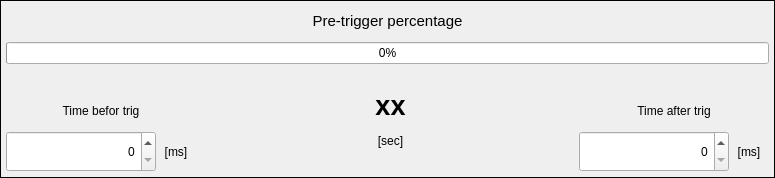
<?xml version="1.0" encoding="UTF-8"?>
<ui version="4.0">
 <class>SettingPreTriggerPercentage</class>
 <widget class="QFrame" name="SettingPreTriggerPercentage">
  <property name="geometry">
   <rect>
    <x>0</x>
    <y>0</y>
    <width>775</width>
    <height>178</height>
   </rect>
  </property>
  <property name="windowTitle">
   <string>Form</string>
  </property>
  <property name="frameShape">
   <enum>QFrame::Box</enum>
  </property>
  <layout class="QGridLayout" name="gridLayout">
   <property name="leftMargin">
    <number>5</number>
   </property>
   <property name="topMargin">
    <number>5</number>
   </property>
   <property name="rightMargin">
    <number>5</number>
   </property>
   <property name="bottomMargin">
    <number>5</number>
   </property>
   <item row="2" column="1" colspan="5">
    <widget class="QLabel" name="labelFlow">
     <property name="sizePolicy">
      <sizepolicy hsizetype="Preferred" vsizetype="Fixed">
       <horstretch>0</horstretch>
       <verstretch>0</verstretch>
      </sizepolicy>
     </property>
     <property name="minimumSize">
      <size>
       <width>50</width>
       <height>0</height>
      </size>
     </property>
     <property name="text">
      <string/>
     </property>
     <property name="pixmap">
      <pixmap resource="images.qrc">:/images/DoubleFlow.png</pixmap>
     </property>
     <property name="scaledContents">
      <bool>true</bool>
     </property>
     <property name="alignment">
      <set>Qt::AlignCenter</set>
     </property>
     <property name="wordWrap">
      <bool>false</bool>
     </property>
     <property name="indent">
      <number>-1</number>
     </property>
    </widget>
   </item>
   <item row="3" column="3">
    <widget class="QLabel" name="labelMaxTime">
     <property name="sizePolicy">
      <sizepolicy hsizetype="Expanding" vsizetype="Preferred">
       <horstretch>0</horstretch>
       <verstretch>0</verstretch>
      </sizepolicy>
     </property>
     <property name="font">
      <font>
       <pointsize>20</pointsize>
       <weight>75</weight>
       <bold>true</bold>
       <kerning>true</kerning>
      </font>
     </property>
     <property name="text">
      <string>xx</string>
     </property>
     <property name="alignment">
      <set>Qt::AlignHCenter|Qt::AlignTop</set>
     </property>
    </widget>
   </item>
   <item row="1" column="1" colspan="5">
    <widget class="QProgressBar" name="progressBar">
     <property name="sizePolicy">
      <sizepolicy hsizetype="Preferred" vsizetype="Fixed">
       <horstretch>0</horstretch>
       <verstretch>0</verstretch>
      </sizepolicy>
     </property>
     <property name="value">
      <number>0</number>
     </property>
     <property name="alignment">
      <set>Qt::AlignCenter</set>
     </property>
    </widget>
   </item>
   <item row="0" column="1" colspan="5">
    <widget class="QLabel" name="labelTitlePreTriggerPercentage">
     <property name="sizePolicy">
      <sizepolicy hsizetype="Preferred" vsizetype="Fixed">
       <horstretch>0</horstretch>
       <verstretch>0</verstretch>
      </sizepolicy>
     </property>
     <property name="minimumSize">
      <size>
       <width>0</width>
       <height>30</height>
      </size>
     </property>
     <property name="font">
      <font>
       <pointsize>11</pointsize>
      </font>
     </property>
     <property name="text">
      <string>Pre-trigger percentage</string>
     </property>
     <property name="alignment">
      <set>Qt::AlignCenter</set>
     </property>
    </widget>
   </item>
   <item row="4" column="3">
    <widget class="QLabel" name="labelTimeUnit">
     <property name="text">
      <string>[sec]</string>
     </property>
     <property name="alignment">
      <set>Qt::AlignHCenter|Qt::AlignTop</set>
     </property>
    </widget>
   </item>
   <item row="3" column="1" rowspan="2">
    <widget class="QWidget" name="widgetTimeBeforTrig" native="true">
     <property name="sizePolicy">
      <sizepolicy hsizetype="Preferred" vsizetype="Preferred">
       <horstretch>0</horstretch>
       <verstretch>0</verstretch>
      </sizepolicy>
     </property>
     <property name="minimumSize">
      <size>
       <width>0</width>
       <height>0</height>
      </size>
     </property>
     <layout class="QGridLayout" name="gridLayoutTimeBeforTrig">
      <property name="leftMargin">
       <number>0</number>
      </property>
      <property name="topMargin">
       <number>0</number>
      </property>
      <property name="rightMargin">
       <number>0</number>
      </property>
      <property name="bottomMargin">
       <number>0</number>
      </property>
      <property name="spacing">
       <number>0</number>
      </property>
      <item row="1" column="0">
       <widget class="QSpinBox" name="spinBoxTimeBeforeTrig">
        <property name="sizePolicy">
         <sizepolicy hsizetype="Preferred" vsizetype="Preferred">
          <horstretch>0</horstretch>
          <verstretch>0</verstretch>
         </sizepolicy>
        </property>
        <property name="minimumSize">
         <size>
          <width>150</width>
          <height>40</height>
         </size>
        </property>
        <property name="alignment">
         <set>Qt::AlignRight|Qt::AlignTrailing|Qt::AlignVCenter</set>
        </property>
        <property name="buttonSymbols">
         <enum>QAbstractSpinBox::UpDownArrows</enum>
        </property>
        <property name="maximum">
         <number>2000</number>
        </property>
        <property name="singleStep">
         <number>10</number>
        </property>
        <property name="value">
         <number>0</number>
        </property>
       </widget>
      </item>
      <item row="0" column="0" colspan="3">
       <widget class="QLabel" name="labelTimeBeforTrigTitle">
        <property name="sizePolicy">
         <sizepolicy hsizetype="Preferred" vsizetype="Preferred">
          <horstretch>0</horstretch>
          <verstretch>0</verstretch>
         </sizepolicy>
        </property>
        <property name="minimumSize">
         <size>
          <width>0</width>
          <height>0</height>
         </size>
        </property>
        <property name="text">
         <string>Time befor trig</string>
        </property>
        <property name="alignment">
         <set>Qt::AlignCenter</set>
        </property>
       </widget>
      </item>
      <item row="1" column="1">
       <widget class="QLabel" name="labelTimeBeforTrigUnit">
        <property name="sizePolicy">
         <sizepolicy hsizetype="Fixed" vsizetype="Preferred">
          <horstretch>0</horstretch>
          <verstretch>0</verstretch>
         </sizepolicy>
        </property>
        <property name="minimumSize">
         <size>
          <width>40</width>
          <height>0</height>
         </size>
        </property>
        <property name="text">
         <string>[ms]</string>
        </property>
        <property name="alignment">
         <set>Qt::AlignCenter</set>
        </property>
       </widget>
      </item>
     </layout>
    </widget>
   </item>
   <item row="3" column="4" rowspan="2" colspan="2">
    <widget class="QWidget" name="widgetTimeAfterBeforTrig" native="true">
     <property name="sizePolicy">
      <sizepolicy hsizetype="Preferred" vsizetype="Preferred">
       <horstretch>0</horstretch>
       <verstretch>0</verstretch>
      </sizepolicy>
     </property>
     <property name="minimumSize">
      <size>
       <width>0</width>
       <height>0</height>
      </size>
     </property>
     <layout class="QGridLayout" name="gridLayoutTimeAfterTrig">
      <property name="leftMargin">
       <number>0</number>
      </property>
      <property name="topMargin">
       <number>0</number>
      </property>
      <property name="rightMargin">
       <number>0</number>
      </property>
      <property name="bottomMargin">
       <number>0</number>
      </property>
      <property name="spacing">
       <number>0</number>
      </property>
      <item row="1" column="1">
       <widget class="QLabel" name="labelTimeAfterTrigUnit">
        <property name="sizePolicy">
         <sizepolicy hsizetype="Fixed" vsizetype="Preferred">
          <horstretch>0</horstretch>
          <verstretch>0</verstretch>
         </sizepolicy>
        </property>
        <property name="minimumSize">
         <size>
          <width>40</width>
          <height>0</height>
         </size>
        </property>
        <property name="text">
         <string>[ms]</string>
        </property>
        <property name="alignment">
         <set>Qt::AlignCenter</set>
        </property>
       </widget>
      </item>
      <item row="0" column="0" colspan="3">
       <widget class="QLabel" name="labelTimeAfterTrigTitle">
        <property name="sizePolicy">
         <sizepolicy hsizetype="Preferred" vsizetype="Preferred">
          <horstretch>0</horstretch>
          <verstretch>0</verstretch>
         </sizepolicy>
        </property>
        <property name="minimumSize">
         <size>
          <width>0</width>
          <height>0</height>
         </size>
        </property>
        <property name="text">
         <string>Time after trig</string>
        </property>
        <property name="alignment">
         <set>Qt::AlignCenter</set>
        </property>
       </widget>
      </item>
      <item row="1" column="0">
       <widget class="QSpinBox" name="spinBoxTimeAfterTrig">
        <property name="sizePolicy">
         <sizepolicy hsizetype="Preferred" vsizetype="Preferred">
          <horstretch>0</horstretch>
          <verstretch>0</verstretch>
         </sizepolicy>
        </property>
        <property name="minimumSize">
         <size>
          <width>150</width>
          <height>40</height>
         </size>
        </property>
        <property name="alignment">
         <set>Qt::AlignRight|Qt::AlignTrailing|Qt::AlignVCenter</set>
        </property>
        <property name="buttonSymbols">
         <enum>QAbstractSpinBox::UpDownArrows</enum>
        </property>
        <property name="maximum">
         <number>2000</number>
        </property>
        <property name="singleStep">
         <number>10</number>
        </property>
        <property name="value">
         <number>0</number>
        </property>
       </widget>
      </item>
     </layout>
    </widget>
   </item>
  </layout>
 </widget>
 <resources>
  <include location="images.qrc"/>
 </resources>
 <connections/>
</ui>
